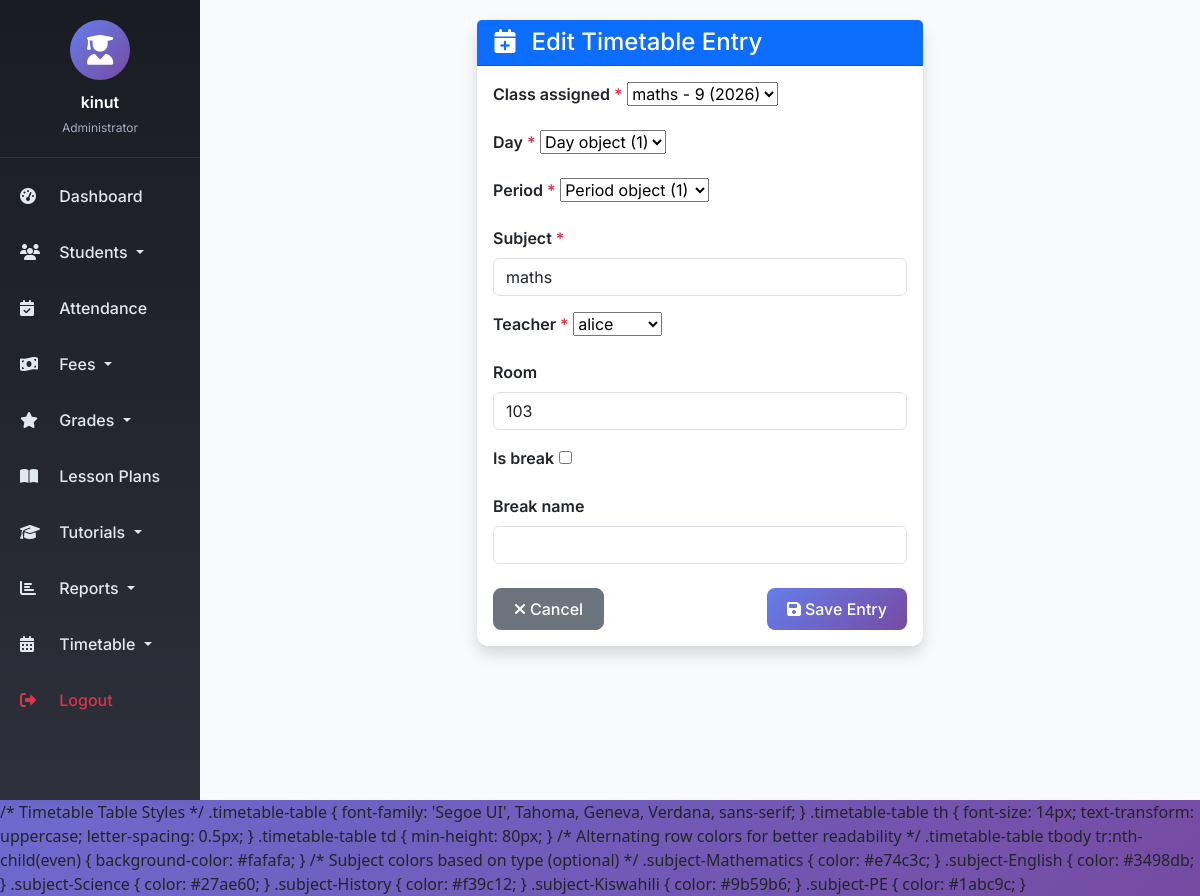
Screenshot of /timetable/2/edit/ (signed in) with the database file from the repository.
### management/models.py (models this page shows, shortened)
class TimetableEntry(models.Model):
    class_assigned = models.ForeignKey('Class', on_delete=models.CASCADE, related_name='timetable_entries')
    day = models.ForeignKey(Day, on_delete=models.CASCADE)
    period = models.ForeignKey(Period, on_delete=models.CASCADE)
    subject = models.CharField(max_length=100)
    teacher = models.ForeignKey(User, on_delete=models.CASCADE, limit_choices_to={'groups__name': 'Teachers'})
    room = models.CharField(max_length=50, blank=True)
    is_break = models.BooleanField(default=False)
    break_name = models.CharField(max_length=100, blank=True)
    academic_year = models.CharField(max_length=20, default='2024')
    term = models.CharField(max_length=20, default='Term 1')
    class Meta:
        unique_together = ['class_assigned', 'day', 'period', 'academic_year', 'term']
        ordering = ['class_assigned__name', 'day__day_number', 'period__period_number']

### management/views.py (the view)
# urls.py: path('timetable/<int:pk>/edit/', views.TimetableEntryUpdateView.as_view(), name='timetable_edit'),
class TimetableEntryUpdateView(LoginRequiredMixin, UserPassesTestMixin, UpdateView):
    model = TimetableEntry
    form_class = TimetableEntryForm
    template_name = 'management/timetable_form.html'
    success_url = reverse_lazy('timetable_list')
    def test_func(self):
        return self.request.user.is_staff or self.request.user.groups.filter(name='Teacher').exists()

### management/forms.py (shortened to what this page needs)
class TimetableEntryForm(forms.ModelForm):
    class Meta:
        model = TimetableEntry
        fields = ['class_assigned', 'day', 'period', 'subject', 'teacher', 'room', 'is_break', 'break_name']
        widgets = {
            'subject': forms.TextInput(attrs={'class': 'form-control'}),
            'room': forms.TextInput(attrs={'class': 'form-control'}),
            'break_name': forms.TextInput(attrs={'class': 'form-control'}),
        }

### management/models.py (called while the page is built)
    def __str__(self):
        return f"{self.name} - {self.grade_level} ({self.academic_year})"

### management/templates/management/timetable_form.html (shortened to what this page needs)
{% extends 'base.html' %}
{% load static %}
{% block content %}
<div class="container-fluid">
    <div class="row justify-content-center">
        <div class="col-md-8 col-lg-6">
            <div class="card shadow">
                <div class="card-header bg-primary text-white">
                    <h4 class="mb-0">
                        <i class="fas fa-calendar-plus me-2"></i>
                        {% if timetableentry %}Edit{% else %}Add{% endif %} Timetable Entry
                    </h4>
                </div>
                <div class="card-body">
                    <form method="post">
                        {% for field in form %}
                        <div class="mb-3">
                            <label for="{{ field.id_for_label }}" class="form-label fw-semibold">
                                {{ field.label }}
                                {% if field.field.required %}<span class="text-danger">*</span>{% endif %}
                            </label>
                            {{ field }}
                        </div>
                        {% endfor %}
                        <div class="d-flex justify-content-between mt-4">
                            <a href="{% url 'timetable_list' %}" class="btn btn-secondary">
                                <i class="fas fa-times me-1"></i>Cancel
                            </a>
                            <button type="submit" class="btn btn-primary">
                                <i class="fas fa-save me-1"></i>Save Entry
                            </button>
                        </div>
                    </form>
                </div>
            </div>
        </div>
    </div>
</div>
{% endblock %}

### templates/base.html (shortened to what this page needs)
<!DOCTYPE html>
<html lang="en">
<head>
    <link href="https://cdn.jsdelivr.net/npm/bootstrap@5.3.0/dist/css/bootstrap.min.css" rel="stylesheet" />
    <link rel="stylesheet" href="https://cdnjs.cloudflare.com/ajax/libs/font-awesome/6.4.0/css/all.min.css" />
</head>
<body>
    <div class="container-fluid p-0">
        <div class="row g-0">
            <div class="col-md-2 sidebar d-none d-md-block">
                <div class="user-info">
                    <div class="user-avatar">
                        <i class="fas fa-user-graduate"></i>
                    </div>
                    <div class="user-name">{{ user.get_full_name|default:user.username }}</div>
                    <div class="user-role">
                        {% if user.is_superuser %}
                            Administrator
                        {% elif user.groups.all %}
                            {{ user.groups.first.name }}
                        {% else %}
                            Staff
                        {% endif %}
                    </div>
                </div>
                <nav class="nav flex-column">
                    <a class="nav-link" href="{% url 'dashboard' %}">
                        <i class="fas fa-tachometer-alt"></i> Dashboard
                    </a>
                    <li class="nav-item dropdown">
                        <a class="nav-link dropdown-toggle" href="#" role="button" data-bs-toggle="dropdown">
                            <i class="fas fa-users"></i> Students
                        </a>
                    </li>
                    <a class="nav-link" href="{% url 'attendance_list' %}">
                        <i class="fas fa-calendar-check"></i> Attendance
                    </a>
                    <li class="nav-item dropdown">
                        <a class="nav-link dropdown-toggle" href="#" role="button" data-bs-toggle="dropdown">
                            <i class="fas fa-money-bill-wave"></i> Fees
                        </a>
                    </li>
                    <li class="nav-item dropdown">
                        <a class="nav-link dropdown-toggle" href="#" role="button" data-bs-toggle="dropdown">
                            <i class="fas fa-star"></i> Grades
                        </a>
                    </li>
                    <a class="nav-link" href="{% url 'lesson_plan_list' %}">
                        <i class="fas fa-book-open"></i> Lesson Plans
                    </a>
                    <li class="nav-item dropdown">
                        <a class="nav-link dropdown-toggle" href="#" role="button" data-bs-toggle="dropdown">
                            <i class="fas fa-graduation-cap"></i> Tutorials
                        </a>
                    </li>
                    <li class="nav-item dropdown">
                        <a class="nav-link dropdown-toggle" href="#" role="button" data-bs-toggle="dropdown">
                            <i class="fas fa-chart-bar"></i> Reports
                        </a>
                    </li>
                    <li class="nav-item dropdown">
    <a class="nav-link dropdown-toggle" href="#" role="button" data-bs-toggle="dropdown">
        <i class="fas fa-calendar-alt"></i> Timetable
    </a>
</li>
                    <a class="nav-link text-danger" href="{% url 'logout' %}">
                        <i class="fas fa-sign-out-alt"></i> Logout
                    </a>
                </nav>
            </div>
            <div class="col-md-10 main-content">
                {% block content %}
                {% endblock %}
            </div>
        </div>
    </div>
    /* Timetable Table Styles */
.timetable-table {
    font-family: 'Segoe UI', Tahoma, Geneva, Verdana, sans-serif;
}
.timetable-table th {
    font-size: 14px;
    text-transform: uppercase;
    letter-spacing: 0.5px;
}
.timetable-table td {
    min-height: 80px;
}
/* Alternating row colors for better readability */
.timetable-table tbody tr:nth-child(even) {
    background-color: #fafafa;
}
/* Subject colors based on type (optional) */
.subject-Mathematics { color: #e74c3c; }
.subject-English { color: #3498db; }
.subject-Science { color: #27ae60; }
.subject-History { color: #f39c12; }
.subject-Kiswahili { color: #9b59b6; }
.subject-PE { color: #1abc9c; }
</body>
</html>

### templates/base.html (style rules this page uses)
* { font-family: 'Inter', sans-serif; }
body { background: linear-gradient(135deg, #667eea 0%, #764ba2 100%); min-height: 100vh; }
.sidebar { min-height: 100vh; background: linear-gradient(180deg, #1a1c23 0%, #2d2f3a 100%); box-shadow: 2px 0 10px rgba(0,0,0,0.1); transition: all 0.3s ease; }
.sidebar .nav-link { color: #e2e8f0; padding: 12px 20px; transition: all 0.3s ease; font-weight: 500; margin: 4px 0; }
.sidebar .nav-link i { width: 25px; margin-right: 10px; }
.main-content { background: #f8fafc; min-height: 100vh; padding: 20px 30px; }
.card { border: none; border-radius: 12px; box-shadow: 0 2px 4px rgba(0,0,0,0.05); transition: transform 0.2s ease, box-shadow 0.2s ease; }
.btn { border-radius: 8px; padding: 8px 20px; font-weight: 500; transition: all 0.2s ease; }
.btn-primary { background: linear-gradient(135deg, #667eea 0%, #764ba2 100%); border: none; }
.user-info { padding: 20px; text-align: center; border-bottom: 1px solid rgba(255,255,255,0.1); margin-bottom: 10px; }
.user-avatar { width: 60px; height: 60px; background: linear-gradient(135deg, #667eea 0%, #764ba2 100%); border-radius: 50%; display: flex; align-items: center; justify-content: center; margin: 0 auto 10px; }
.user-avatar i { font-size: 30px; color: white; }
.user-name { color: white; font-weight: 600; margin-bottom: 5px; }
.user-role { color: #a0aec0; font-size: 12px; }

### rows the page displays
TimetableEntry: form "maths - 9 (2026)" "Day object (1)" "Period object (1)" "maths" "alice" "103"

### other values shown
{{ user.get_full_name|default:user.username }} "kinut"
{{ field.label }} "Class assigned" "Day" "Period" "Subject" "Teacher" "Room" "Is break" "Break name"
